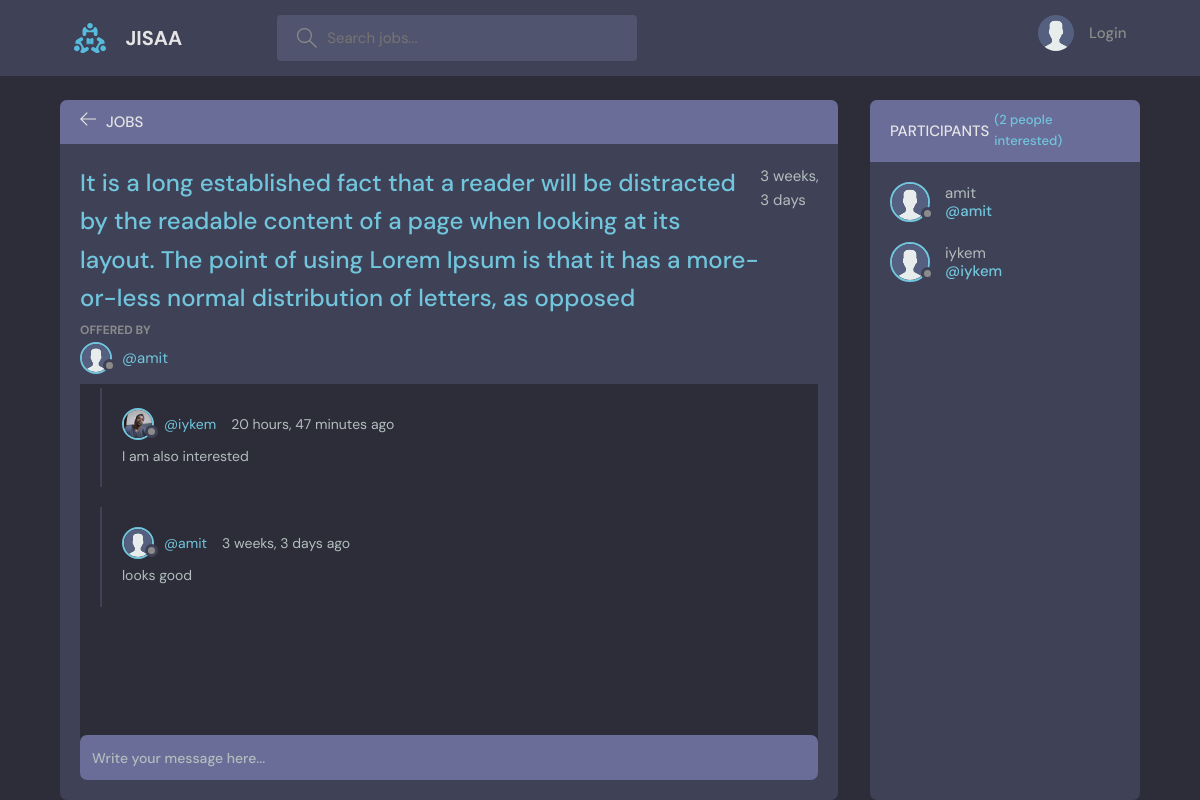
The page /room/1/ on the database its author committed.
### base/models.py (models this page shows, shortened)
class Room(models.Model):
    host = models.ForeignKey(User, on_delete = models.SET_NULL, null = True)
    topic = models.ForeignKey(Topic, on_delete = models.SET_NULL, null = True)
    name = models.TextField()
    description = models.TextField(null= True, blank= True)
    participants = models.ManyToManyField(User, related_name='participants', blank= True)
    updated = models.DateTimeField(auto_now= True)
    created = models.DateTimeField(auto_now_add=True)
    class Meta:
        ordering = ['-updated', '-created']

class User(AbstractUser):
    name = models.CharField(max_length=200, null=True)
    email = models.EmailField(unique=True, null=True)
    bio = models.TextField(null=True)
    avatar = models.ImageField(null=True, default="avatar.svg")
    USERNAME_FIELD = 'email'
    REQUIRED_FIELDS = []

class Message(models.Model):
    user = models.ForeignKey(User, on_delete= models.CASCADE)
    room = models.ForeignKey(Room, on_delete = models.CASCADE)
    body = models.TextField()
    updated = models.DateTimeField(auto_now= True)
    created = models.DateTimeField(auto_now_add=True)
    class Meta:
        ordering = ['-updated', '-created']

### base/views.py (the view, shortened to what this page needs)
# urls.py: path('room/<str:pk>/', views.room, name ="room"),
def room(request, pk):
    room = Room.objects.get(id=pk)
    room_messages = room.message_set.all().order_by('-created')
    participants = room.participants.all()
    context = {'room': room, 'room_messages': room_messages, 'participants': participants}
    return render (request, 'base/room.html', context)

### base/models.py (called while the page is built)
    def __str__(self):
        return self.name

### base/templates/base/room.html (shortened to what this page needs)
{% extends 'main.html' %}
{% block content %}
<main class="profile-page layout layout--2">
  <div class="container">
    <div class="room">
      <div class="room__top">
        <div class="room__topLeft">
          <a href="{% url 'home' %}">
            <svg version="1.1" xmlns="http://www.w3.org/2000/svg" width="32" height="32" viewBox="0 0 32 32">
              <title>arrow-left</title>
              <path
                d="M13.723 2.286l-13.723 13.714 13.719 13.714 1.616-1.611-10.96-10.96h27.625v-2.286h-27.625l10.965-10.965-1.616-1.607z"
              ></path>
            </svg>
          </a>
          <h3>JOBS</h3>
        </div>
      </div>
      <div class="room__box scroll">
        <div class="room__header scroll">
          <div class="room__info">
            <h3>{{room.name}}</h3>
            <span>{{room.created|timesince}}</span>
          </div>
          <div class="room__hosted">
            <p>Offered By</p>
            <a href="{% url 'user-profile' room.host.id %}" class="room__author">
              <div class="avatar avatar--small">
                <img src="{{room.host.avatar.url}}" />
              </div>
              <span>@{{room.host.username}}</span>
            </a>
          </div>
        </div>
        <div class="room__conversation">
          <div class="threads scroll">
            {% for message in room_messages %}
            <div class="thread">
              <div class="thread__top">
                <div class="thread__author">
                  <a href="{% url 'user-profile' message.user.id %}" class="thread__authorInfo">
                    <div class="avatar avatar--small">
                      <img src="{{message.user.avatar.url}}" />
                    </div>
                    <span>@{{message.user.username}}</span>
                  </a>
                  <span class="thread__date">{{message.created|timesince}} ago</span>
                </div>
              </div>
              <div class="thread__details">
                {{message.body}}
              </div>
            </div>
            {% endfor %}
          </div>
        </div>
      </div>
      <div class="room__message">
        <form action="" method="POST">
          <input name="body" placeholder="Write your message here..." /></form>
      </div>
    </div>
    <div class="participants">
      <h3 class="participants__top">Participants <span>({{participants.count}} people interested)</span></h3>
      <div class="participants__list scroll">
        {% for user in participants %}
        <a href="{% url 'user-profile' user.id %}" class="participant">
          <div class="avatar avatar--medium">
            <img src="{{room.host.avatar.url}}" />
          </div>
          <p>
            {{user.username}}
            <span>@{{user.username}}</span>
          </p>
        </a>
        {% endfor %}
      </div>
    </div>
  </div>
</main>
{% endblock content %}

### rows shown on the page
Room: name "It is a long established fact that a reader will be distracted by the readable content of a page when looking at its layout. The point of using Lorem Ipsum is that it has a more-or-less normal distribution of letters, as opposed", created "3 weeks, 3 days", host.avatar (placeholder picture), host.username "amit"
Message: user.avatar (picture), user.username "iykem", created "20 hours, 47 minutes", body "I am also interested"
Message: user.avatar (placeholder picture), user.username "amit", created "3 weeks, 3 days", body "looks good"
User: host.avatar (placeholder picture), username "amit"
User: host.avatar (placeholder picture), username "iykem"

### other values the page prints
{{ participants.count }} "2"
